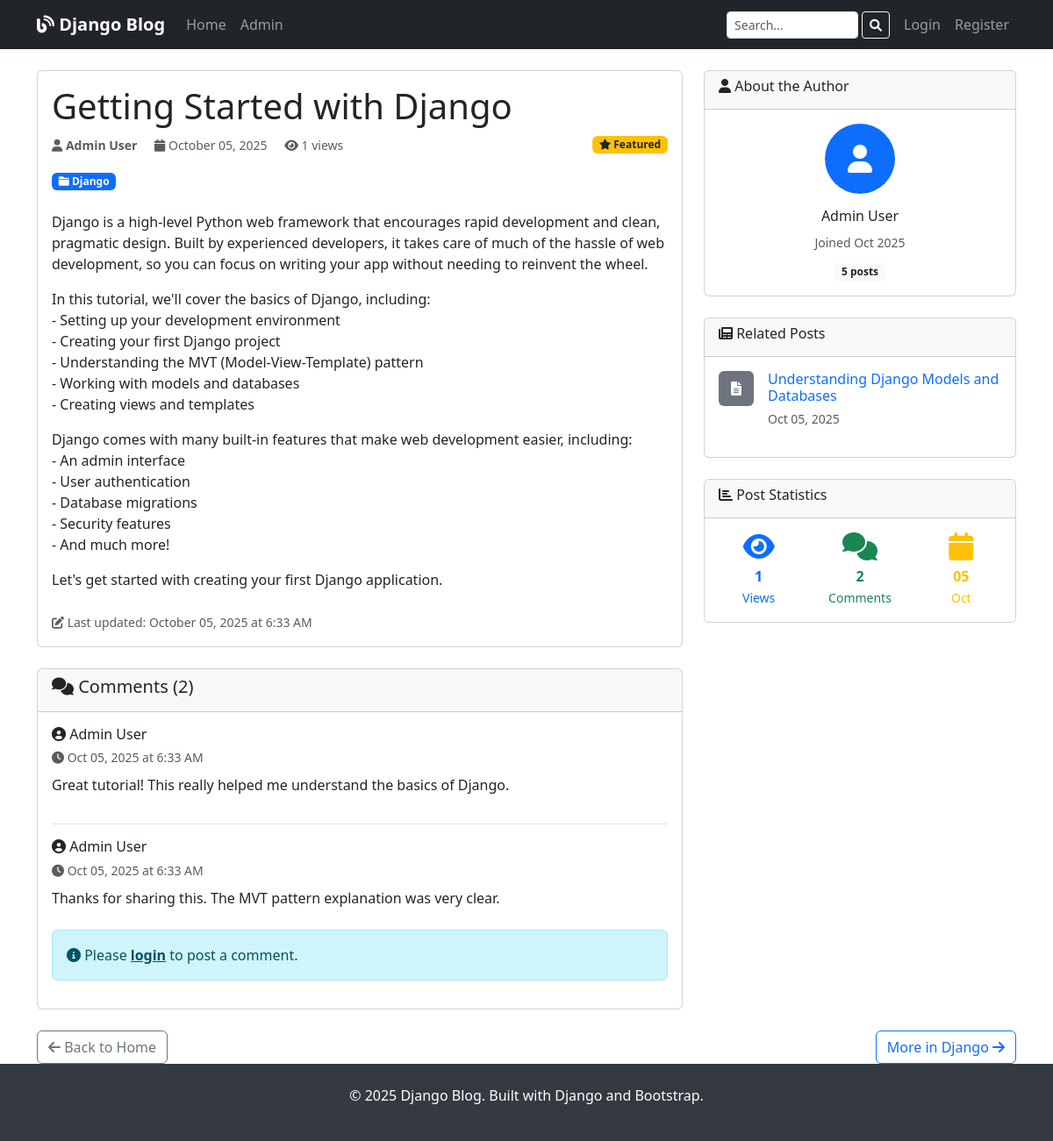
Page /post/getting-started-with-django/ on the committed database.
### blog/models.py (models this page shows, shortened)
class Post(models.Model):
    title = models.CharField(max_length=200)
    slug = models.SlugField(max_length=200, unique=True, blank=True)
    author = models.ForeignKey(User, on_delete=models.CASCADE, related_name='blog_posts')
    content = models.TextField()
    category = models.ForeignKey(Category, on_delete=models.SET_NULL, null=True, blank=True, related_name='posts')
    created_at = models.DateTimeField(auto_now_add=True)
    updated_at = models.DateTimeField(auto_now=True)
    published = models.BooleanField(default=True)
    featured = models.BooleanField(default=False)
    view_count = models.PositiveIntegerField(default=0)
    class Meta:
        ordering = ['-created_at']
    def save(self, *args, **kwargs):
        if not self.slug:
            self.slug = slugify(self.title)
        super().save(*args, **kwargs)
    def get_absolute_url(self):
        return reverse('blog:post_detail', kwargs={'slug': self.slug})

class Category(models.Model):
    name = models.CharField(max_length=100)
    slug = models.SlugField(max_length=100, unique=True, blank=True)
    description = models.TextField(blank=True)
    created_at = models.DateTimeField(auto_now_add=True)
    class Meta:
        verbose_name_plural = "categories"
        ordering = ['name']

class Comment(models.Model):
    post = models.ForeignKey(Post, on_delete=models.CASCADE, related_name='comments')
    author = models.ForeignKey(User, on_delete=models.CASCADE)
    content = models.TextField()
    created_at = models.DateTimeField(auto_now_add=True)
    updated_at = models.DateTimeField(auto_now=True)
    approved = models.BooleanField(default=True)
    class Meta:
        ordering = ['created_at']

### blog/views.py (the view)
# urls.py: path('post/<slug:slug>/', views.post_detail, name='post_detail'),
def post_detail(request, slug):
    post = get_object_or_404(Post, slug=slug, published=True)
    if request.method == 'POST' and request.user.is_authenticated:
        form = CommentForm(request.POST)
        if form.is_valid():
            comment = form.save(commit=False)
            comment.post = post
            comment.author = request.user
            comment.save()
            messages.success(request, 'Your comment has been added successfully!')
            return redirect('blog:post_detail', slug=post.slug)
    else:
        form = CommentForm()
    post.view_count += 1
    post.save(update_fields=['view_count'])
    comments = post.comments.filter(approved=True).select_related('author')
    related_posts = Post.objects.filter(
        category=post.category,
        published=True
    ).exclude(id=post.id)[:3]
    context = {
        'post': post,
        'comments': comments,
        'related_posts': related_posts,
        'form': form,
    }
    return render(request, 'blog/post_detail.html', context)

### blog/forms.py
class CommentForm(forms.ModelForm):
    class Meta:
        model = Comment
        fields = ['content']
        widgets = {
            'content': forms.Textarea(attrs={
                'class': 'form-control',
                'rows': 4,
                'placeholder': 'Write your comment here...'
            }),
        }
    def __init__(self, *args, **kwargs):
        super().__init__(*args, **kwargs)
        self.fields['content'].required = True

### blog/templates/blog/post_detail.html (shortened to what this page needs)
{% extends 'blog/base.html' %}
{% block content %}
<div class="row">
    <div class="col-lg-8">
        <article class="card">
            <div class="card-body">
                <header class="mb-4">
                    <h1 class="card-title">{{ post.title }}</h1>
                    <div class="d-flex justify-content-between align-items-center mb-3">
                        <div class="text-muted">
                            <small>
                                <i class="fas fa-user"></i>
                                <strong>{{ post.author.get_full_name|default:post.author.username }}</strong>
                                <i class="fas fa-calendar ms-3"></i> {{ post.created_at|date:"F d, Y" }}
                                <i class="fas fa-eye ms-3"></i> {{ post.view_count }} views
                            </small>
                        </div>
                        {% if post.featured %}
                            <span class="badge bg-warning text-dark">
                                <i class="fas fa-star"></i> Featured
                            </span>
                        {% endif %}
                    </div>
                    {% if post.category %}
                        <div class="mb-3">
                            <span class="badge bg-primary">
                                <i class="fas fa-folder"></i>
                                <a href="{% url 'blog:category_posts' post.category.slug %}"
                                   class="text-white text-decoration-none">
                                    {{ post.category.name }}
                                </a>
                            </span>
                        </div>
                    {% endif %}
                </header>
                <div class="post-content">
                    {{ post.content|linebreaks }}
                </div>
                {% if post.updated_at != post.created_at %}
                    <div class="text-muted mt-4">
                        <small>
                            <i class="fas fa-edit"></i> Last updated: {{ post.updated_at|date:"F d, Y \a\t g:i A" }}
                        </small>
                    </div>
                {% endif %}
            </div>
        </article>
        <div class="card mt-4">
            <div class="card-header">
                <h5><i class="fas fa-comments"></i> Comments ({{ comments.count }})</h5>
            </div>
            <div class="card-body">
                {% if comments %}
                    {% for comment in comments %}
                        <div class="comment mb-3 {% if not forloop.last %}border-bottom pb-3{% endif %}">
                            <div class="d-flex justify-content-between align-items-start">
                                <div>
                                    <h6 class="mb-1">
                                        <i class="fas fa-user-circle"></i> {{ comment.author.get_full_name|default:comment.author.username }}
                                    </h6>
                                    <small class="text-muted">
                                        <i class="fas fa-clock"></i> {{ comment.created_at|date:"M d, Y \a\t g:i A" }}
                                    </small>
                                </div>
                            </div>
                            <p class="mt-2 mb-0">{{ comment.content|linebreaks }}</p>
                        </div>
                    {% endfor %}
                {% else %}
                    <p class="text-muted">No comments yet. Be the first to comment!</p>
                {% endif %}
                {% if user.is_authenticated %}
                    <div class="mt-4">
                        <h6>Add a Comment</h6>
                        <form method="post">
                            {% csrf_token %}
                            <div class="mb-3">
                                {{ form.content }}
                                {% if form.content.errors %}
                                    <div class="text-danger">
                                        {% for error in form.content.errors %}
                                            <small>{{ error }}</small>
                                        {% endfor %}
                                    </div>
                                {% endif %}
                            </div>
                            <button type="submit" class="btn btn-primary">
                                <i class="fas fa-paper-plane"></i> Post Comment
                            </button>
                        </form>
                    </div>
                {% else %}
                    <div class="alert alert-info mt-4">
                        <i class="fas fa-info-circle"></i>
                        Please <a href="{% url 'blog:login' %}" class="alert-link">login</a> to post a comment.
                    </div>
                {% endif %}
            </div>
        </div>
    </div>
    <div class="col-lg-4">
        <div class="card mb-4">
            <div class="card-header">
                <h6><i class="fas fa-user"></i> About the Author</h6>
            </div>
            <div class="card-body text-center">
                <div class="bg-primary text-white rounded-circle d-inline-flex align-items-center justify-content-center mb-3"
                     style="width: 80px; height: 80px;">
                    <i class="fas fa-user fa-2x"></i>
                </div>
                <h6>{{ post.author.get_full_name|default:post.author.username }}</h6>
                <small class="text-muted">
                    Joined {{ post.author.date_joined|date:"M Y" }}
                </small>
                <div class="mt-2">
                    <span class="badge bg-light text-dark">
                        {{ post.author.blog_posts.count }} posts
                    </span>
                </div>
            </div>
        </div>
        {% if related_posts %}
            <div class="card mb-4">
                <div class="card-header">
                    <h6><i class="fas fa-newspaper"></i> Related Posts</h6>
                </div>
                <div class="card-body">
                    {% for related_post in related_posts %}
                        <div class="d-flex mb-3">
                            <div class="flex-shrink-0">
                                <div class="bg-secondary text-white rounded d-flex align-items-center justify-content-center"
                                     style="width: 40px; height: 40px;">
                                    <i class="fas fa-file-alt"></i>
                                </div>
                            </div>
                            <div class="flex-grow-1 ms-3">
                                <h6 class="mb-1">
                                    <a href="{{ related_post.get_absolute_url }}" class="text-decoration-none">
                                        {{ related_post.title|truncatewords:6 }}
                                    </a>
                                </h6>
                                <small class="text-muted">
                                    {{ related_post.created_at|date:"M d, Y" }}
                                </small>
                            </div>
                        </div>
                    {% endfor %}
                </div>
            </div>
        {% endif %}
        <div class="card">
            <div class="card-header">
                <h6><i class="fas fa-chart-bar"></i> Post Statistics</h6>
            </div>
            <div class="card-body">
                <div class="row text-center">
                    <div class="col-4">
                        <div class="text-primary">
                            <i class="fas fa-eye fa-2x"></i>
                            <div class="mt-1">
                                <strong>{{ post.view_count }}</strong>
                                <div><small>Views</small></div>
                            </div>
                        </div>
                    </div>
                    <div class="col-4">
                        <div class="text-success">
                            <i class="fas fa-comments fa-2x"></i>
                            <div class="mt-1">
                                <strong>{{ comments.count }}</strong>
                                <div><small>Comments</small></div>
                            </div>
                        </div>
                    </div>
                    <div class="col-4">
                        <div class="text-warning">
                            <i class="fas fa-calendar fa-2x"></i>
                            <div class="mt-1">
                                <strong>{{ post.created_at|date:"d" }}</strong>
                                <div><small>{{ post.created_at|date:"M" }}</small></div>
                            </div>
                        </div>
                    </div>
                </div>
            </div>
        </div>
    </div>
</div>
<div class="row mt-4">
    <div class="col-12">
        <div class="d-flex justify-content-between">
            <a href="{% url 'blog:home' %}" class="btn btn-outline-secondary">
                <i class="fas fa-arrow-left"></i> Back to Home
            </a>
            <div>
                {% if post.category %}
                    <a href="{% url 'blog:category_posts' post.category.slug %}" class="btn btn-outline-primary">
                        More in {{ post.category.name }} <i class="fas fa-arrow-right"></i>
                    </a>
                {% endif %}
            </div>
        </div>
    </div>
</div>
{% endblock %}

### rows in the picture
Post: title "Getting Started with Django", author.get_full_name "Admin User", created_at "October 05, 2025", view_count "1", category.name "Django", content "Django is a high-level Python web framework that encourages rapid development and clean, pragmatic design. Built by experienced developers, it takes care of much of the hassle of web development, so you can focus on writing your app without needing to reinvent the wheel. In this tutorial, we'll cover the basics of Django, including: - Setting up your development environment - Creating your first Django project - Understanding the MVT (Model-View-Template) pattern - Working with models and databases - Creating views and templates Django comes with many built-in features that make web development easier, including: - An admin interface - User authentication - Database migrations - Security…", updated_at "October 05, 2025 at 6:33 AM", author.date_joined "Oct 2025", author.blog_posts.count "5", created_at "05", created_at "Oct"
Comment: author.get_full_name "Admin User", created_at "Oct 05, 2025 at 6:33 AM", content "Great tutorial! This really helped me understand the basics of Django."
Comment: author.get_full_name "Admin User", created_at "Oct 05, 2025 at 6:33 AM", content "Thanks for sharing this. The MVT pattern explanation was very clear."
Post: title "Understanding Django Models and Databases", created_at "Oct 05, 2025"

### other values in the picture
{{ comments.count }} "2"
